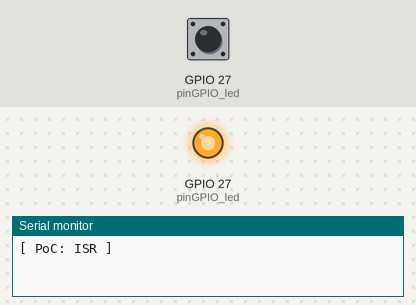
This sketch was run on a simulated ESP32. Shown: output pins drawn as LEDs (lit = HIGH), the last lines printed to the serial monitor. The test bench sets the inputs (shaded band); at power-on: GPIO 27 (pinGPIO_led) LOW.

Above: at 1.2 s.
1.3 s: GPIO 27 (pinGPIO_led) pulsed HIGH 5 times (0.12 s each, 0.3 s apart)
At 5.0 s:
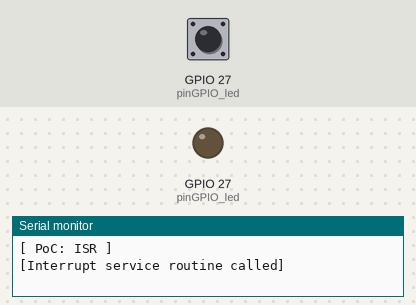
Timing chart, 0 to 10.3 s (numbered marks = the images above; inputs shaded):
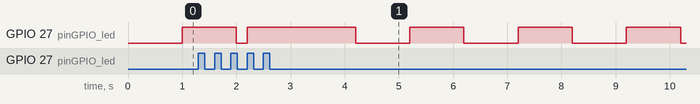

The sketch:

esp32_poc_interrupt_gpio.ino
```cpp
/**
 * @file esp32_poc_interrupt.ino
 *
 * @brief Proof of Concept: GPIO interrupt on ESP32
 *
 * @ingroup noPackageYet
 * (Note: this needs exactly one @defgroup somewhere)
 *
 * @author Leo Medus
 *
 * Details:
 *  [setup] - ESP-32 Dev Kit C V2
 *          - The circuit: No external hardware needed
 *
 * Date: 21/01/2020 (dd/mm/yyyy)
 *
 *      This program test a GPIO interrupt.
 *
 * attachInterrupt(digitalPinToInterrupt(GPIO), function, mode);
 *
 * The third argument is the mode. There are 5 different modes:
 * LOW: to trigger the interrupt whenever the pin is LOW;
 * HIGH: to trigger the interrupt whenever the pin is HIGH;
 * CHANGE: to trigger the interrupt whenever the pin changes value – for example from HIGH to LOW or LOW to HIGH;
 * FALLING: for when the pin goes from HIGH to LOW;
 * RISING: to trigger when the pin goes from LOW to HIGH.
 *
 * millis() can return the number of milliseconds that have passed since the program first started.
 * Note: IRAM_ATTR is used to run the interrupt code in RAM, otherwise code is stored in flash and it’s slower.
 */

const int pinGPIO_interrupt = 27;
const int pinGPIO_led = 27;

const long interval_ms = 1000;      // interval at which to blink (milliseconds)

int ledState = LOW;                 // ledState used to set the LED
boolean enable_timer = false;
unsigned long prev_time_ms = 0;     // will store last time LED was updated


void IRAM_ATTR isr_gpioPin()
{
    Serial.println("[Interrupt service routine called]");
    digitalWrite(pinGPIO_led, HIGH);
    enable_timer = true;
    prev_time_ms = millis();
}

void setup() {

    pinMode(pinGPIO_led, OUTPUT);

    attachInterrupt(digitalPinToInterrupt(pinGPIO_interrupt), isr_gpioPin, RISING);

    // prints title with ending line break
    Serial.println("[ PoC: ISR ]");
}

void loop() {

    unsigned long curr_time_ms = millis();

    if (curr_time_ms - prev_time_ms >= interval_ms)
    {
        // save the last time you blinked the LED
        prev_time_ms = curr_time_ms;

        // if the LED is off turn it on and vice-versa:
        if (ledState == LOW)
        {
            ledState = HIGH;
        } else
        {
            ledState = LOW;
        }

        // set the LED with the ledState of the variable:
        digitalWrite(pinGPIO_led, ledState);
    }

}
```
